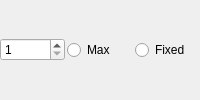
               <widget class="QFrame" name="frame_peaks_num">
                <property name="frameShape">
                 <enum>QFrame::NoFrame</enum>
                </property>
                <property name="frameShadow">
                 <enum>QFrame::Raised</enum>
                </property>
                <layout class="QHBoxLayout" name="horizontalLayout_7">
                 <property name="spacing">
                  <number>2</number>
                 </property>
                 <property name="leftMargin">
                  <number>0</number>
                 </property>
                 <property name="topMargin">
                  <number>0</number>
                 </property>
                 <property name="rightMargin">
                  <number>0</number>
                 </property>
                 <property name="bottomMargin">
                  <number>0</number>
                 </property>
                 <item>
                  <widget class="QSpinBox" name="spinBox_peaks_num">
                   <property name="buttonSymbols">
                    <enum>QAbstractSpinBox::UpDownArrows</enum>
                   </property>
                   <property name="minimum">
                    <number>1</number>
                   </property>
                   <property name="maximum">
                    <number>5</number>
                   </property>
                  </widget>
                 </item>
                 <item>
                  <widget class="QRadioButton" name="radioButton_peaks_num_max">
                   <property name="text">
                    <string>Max</string>
                   </property>
                  </widget>
                 </item>
                 <item>
                  <widget class="QRadioButton" name="radioButton_peaks_num_fixed">
                   <property name="text">
                    <string>Fixed</string>
                   </property>
                  </widget>
                 </item>
                </layout>
               </widget>
